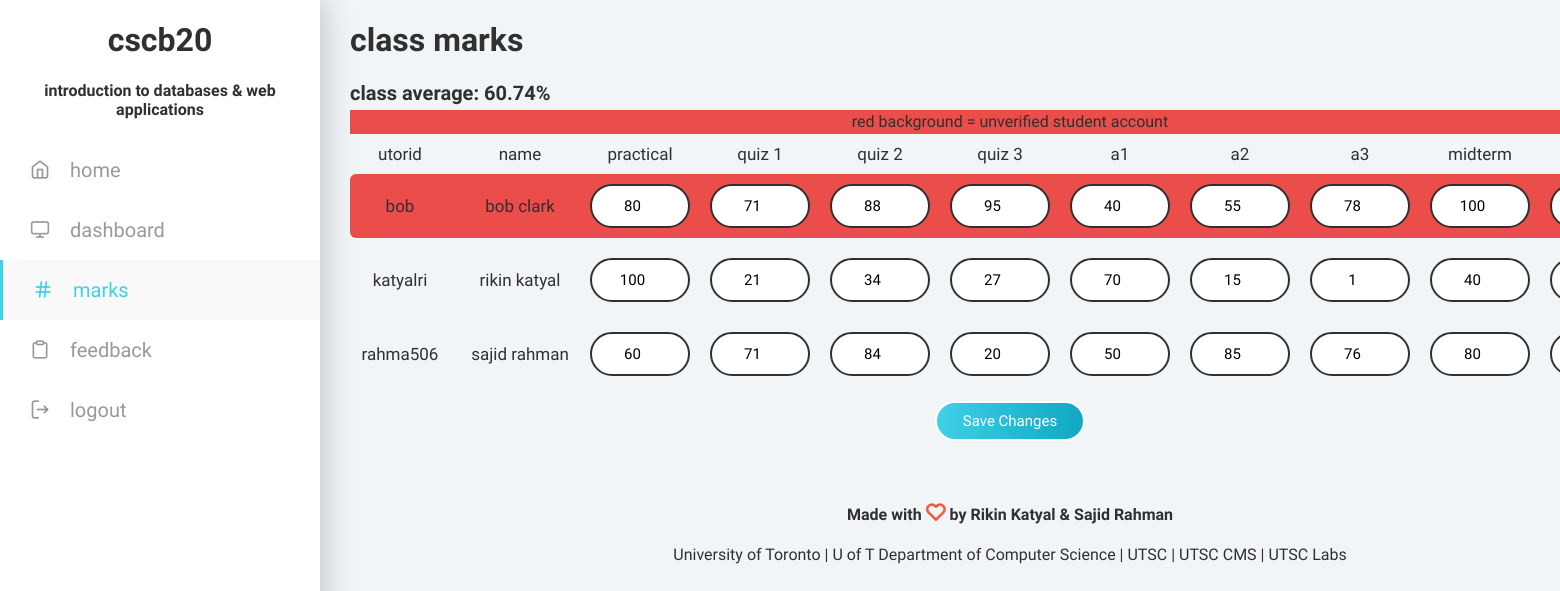
The page /dashboard/instructor/marks/index.php (signed in) on the database as committed earlier.
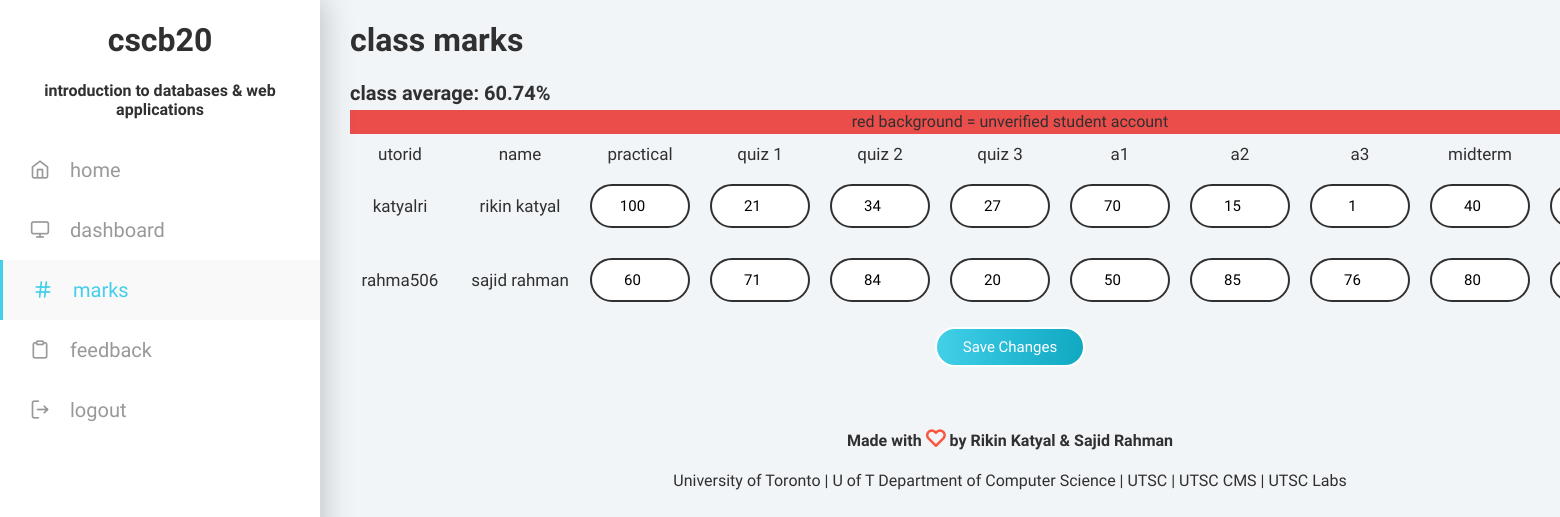
The same page on the database as committed later.
### tables this page shows
create table Students
(verified boolean not null,
utorid varchar(25) not null primary key,
pass char(64) not null,
firstName varchar(255) not null,
lastName varchar(255) not null,
studentNumber varchar(25) not null,
instructorId varchar(255) not null,
practical float,
quiz1 float,
quiz2 float,
quiz3 float,
a1 float,
a2 float,
a3 float,
final float,
midterm float,
authToken varchar(255)
);

### src/auth/config.php (called while the page is built, shortened)
<?php
  $mark_entries = array('practical', 'quiz1', 'quiz2', 'quiz3', 'a1', 'a2', 'a3', 'midterm', 'final');
?>

### src/dashboard/instructor/marks/index.php (the view, shortened to what this page needs)
<?php
  include("../../../auth/config.php");
  $class_avg = calculate_class_avg();
  function calculate_class_avg() {
    global $db;
    global $mark_entries;
    $sql = "select * from CourseDetails where courseCode='CSCB20'";
    $result = mysqli_query($db, $sql);
    $row = mysqli_fetch_array($result, MYSQLI_ASSOC);
    $average = 0;
    foreach($mark_entries as $entry) {
      $average += assessment_avg($entry) * $row[$entry] * .01;
    }
    return round($average, 2);
  }
  function assessment_avg($assessment){
    global $db;
    $sql = "select * from Students where verified = 1 and instructorId = '".$_SESSION['utorid']."'";
    $result = mysqli_query($db, $sql);
    $total = 0;
    $count = 0;
    while ($row = mysqli_fetch_array($result, MYSQLI_ASSOC)) {
        $total += $row[$assessment];
        $count += 1;
    }
    return $total / $count;
  }
?>
<html lang="en">
<head>
    <link rel="stylesheet" type="text/css" href="../../../../css/feather.css">
    <link rel="stylesheet" type="text/css" href="../../../../css/index.css">
</head>
<body>
  <div id="container">
      <div id="sidebar">
          <h1>cscb20</h1>
          <h4>introduction to databases & web applications</h4>
          <nav>
            <a href="../../../../">
              <div class="nav-item">
                <h2><i class="feather icon-home"></i>home</h2>
              </div>
            </a>
            <a href="../../">
              <div class="nav-item">
                <h2><i class="feather icon-monitor"></i>dashboard</h2>
              </div>
            </a>
            <a href="./">
              <div class="nav-item active">
                <h2><i class="feather icon-hash"></i>marks</h2>
              </div>
            </a>
            <a href="../../feedback/">
              <div class="nav-item">
                <h2><i class="feather icon-clipboard"></i>feedback </h2>
              </div>
            </a>
            <a href="../../../../auth/logout/">
              <div class="nav-item">
                <h2><i class="feather icon-log-out"></i>logout</h2>
              </div>
            </a>
          </nav>
        </div>
    <div id="content">
      <h1>class marks</h1>
      <h2>class average: <?php echo $class_avg?>%</h2>
      <p class="mark unverified">red background = unverified student account</p>
      <form action="" method="post" class="instructor-marks">
        <div class="mark">
          <h3>UTORid</h3>
          <h3>Name</h3>
          <h3>Practical</h3>
          <h3>quiz 1</h3>
          <h3>quiz 2</h3>
          <h3>quiz 3</h3>
          <h3>A1</h3>
          <h3>A2</h3>
          <h3>A3</h3>
          <h3>Midterm</h3>
          <h3>Final</h3>
        </div>
        <?php
          $sql = "select * from Students where instructorId = '".$_SESSION['utorid']."'";
          $result = mysqli_query($db, $sql);
          while ($row = mysqli_fetch_array($result, MYSQLI_ASSOC)) {
            $mark_str = "";
            foreach($mark_entries as $entry){
                $mark_str = $mark_str."<input type='number' min='0' max='100' name='marks[]' value='".$row[$entry]."'/>";
            }
            if ($row['verified'] == "0") {
              $verfied_status = "unverified";
            } else {
              $verfied_status = "";
            }
            echo "
            <div class='mark entry ".$verfied_status."' id=".$row['utorid'].">
              <h3>".$row['utorid']."</h3>
              <h3>".$row['firstName']." ".$row['lastName']."</h3>
              ".$mark_str."
            </div>
            ";
          }
        ?>
        <button>Save Changes</button>
      </form>
      <footer>
        <p><b>Made with <i class="feather icon-heart"></i> by Rikin Katyal & Sajid Rahman</b></p>
        <p><a href="https://www.utoronto.ca/" target="_">University of Toronto</a> | <a href="http://web.cs.toronto.edu/" target="_">U of T Department of Computer Science</a> | <a href="http://www.utsc.utoronto.ca/home/" target="_">UTSC</a> | <a href="https://www.utsc.utoronto.ca/cms/computer-science-mathematics-statistics" target="_">UTSC CMS</a> | <a href="http://www.utsc.utoronto.ca/labs/"> UTSC Labs</a></p>
      </footer>
    </div>
  </div>
</body>
</html>

### src/css/feather.css (style rules this page uses)
.feather { font-family:"feather" !important; font-size:16px; font-style:normal; -webkit-font-smoothing: antialiased; -moz-osx-font-smoothing: grayscale; }
.icon-clipboard:before { content: "\e84b"; }
.icon-heart:before { content: "\e879"; }
.icon-home:before { content: "\e87a"; }
.icon-log-out:before { content: "\e888"; }
.icon-monitor:before { content: "\e899"; }
.icon-hash:before { content: "\e8fd"; }

### src/css/index.css (style rules this page uses)
html, body { width: 100%; height: 100%; font-weight: 400; font-family: Varela Round; margin: 0; color: #303030; background-color: #F2F5F8; }
#container { width: 100%; display: flex; flex-direction: row; }
#sidebar { height: 100%; width: 320px; background: #FFFFFF; position: fixed; margin: 0; box-shadow: 1px 0px 30px rgba(50, 50, 50, 0.3); overflow-y: auto; }
#content { height: 100%; width: 100%; margin-left: 320px; padding: 0 30px; }
h1 { font-weight: 700; }
h2 { font-size: 20px; font-weight: 700; margin: 0; text-transform: lowercase; }
h3 { font-size: 17px; font-weight: 400; margin: 0; text-transform: lowercase; }
h4 { text-align: center; }
p { line-height: 24px; }
a { color: #303030; text-decoration: none; display: inline-block }
input[type="text"], input[type="password"], input[type="number"] { width: 250px; height: 40px; border: 2px solid #303030; border-radius: 40px; outline: none; padding: 20px; font-size: 15px; font-weight: 400; font-family: Varela Round; margin: 10px 0; -webkit-transition: box-shadow 0.3s ease; -moz-transition: box-shadow 0.3s ease; -ms-transition: box-shadow 0.3s ease; -o-transition: box-shadow 0.3s ease; transition: box-shadow 0.3s ease; }
button { width: 150px; height: 40px; margin: 10px 0; background: #43cfe8; background: -moz-linear-gradient(left, #43cfe8 0%, #2bbfd9 41%, #11a8c2 100%); background: -webkit-gradient(left top, right top, color-stop(0%, #43cfe8), color-stop(41%, #2bbfd9), color-stop(100%, #11a8c2)); background: -webkit-linear-gradient(left, #43cfe8 0%, #2bbfd9 41%, #11a8c2 100%); background: -o-linear-gradient(left, #43cfe8 0%, #2bbfd9 41%, #11a8c2 100%); background: -ms-linear-gradient(left, #43cfe8 0%, #2bbfd9 41%, #11a8c2 100%); background: linear-gradient(to right, #43cfe8 0%, #2bbfd9 41%, #11a8c2 100%); border: 2px solid #FFFFFF; color: #FFFFFF; border-radius: 40px; outline: none; cursor: pointer; font-size: 15px; font-weight: 400; font-family: Varela Round; -webkit-transition: box-shadow 0.3s ease; -moz-transition: box-shadow 0.3s ease; -ms-transition: box-shadow 0.3s ease; -o-transition: box-shadow 0.3s ease; transition: box-shadow 0.3s ease; }
form { display: flex; flex-direction: column; justify-content: center; align-items: center; }
.feather { font-size: 20px; margin-right: 20px; }
#sidebar h1 { text-align: center; }
nav a { text-decoration: none !important; display: block; }
nav h2 { font-weight: 400; }
.nav-item { width: 100%; height: 60px; display: flex; flex-direction: row; align-content: center; justify-content: flex-start; cursor: pointer; color: #999999; }
.active { width: calc(100% - 3px); border-left: 3px solid #43cfe8; background-color: #f9f9f9; color: #43cfe8; }
.nav-item h2 { line-height: 60px; padding-left: 30px; }
footer { text-align: center; margin-top: 50px; }
footer i { margin: 0 !important; color: #f95640; }
.mark { display: flex; flex-direction: row; align-items: center; justify-content: center; text-align: center; margin: 5px 0; }
.mark h3 { width: 100px; margin-right: 20px; }
.mark input { width: 100px; height: 25px; margin-right: 20px; }
.instructor-marks .mark { border-radius: 6px; -webkit-transition: box-shadow 0.3s ease; -moz-transition: box-shadow 0.3s ease; -ms-transition: box-shadow 0.3s ease; -o-transition: box-shadow 0.3s ease; transition: box-shadow 0.3s ease; }
.instructor-marks input { text-align: center; }
.unverified { background: #eb4d4b; }

Rows that differ between the two databases and show on the page:
removed students: utorid "bob", firstName "bob", lastName "clark", practical "80 71 88 95 40 55 78 100 90", verified 0 (drawn)
